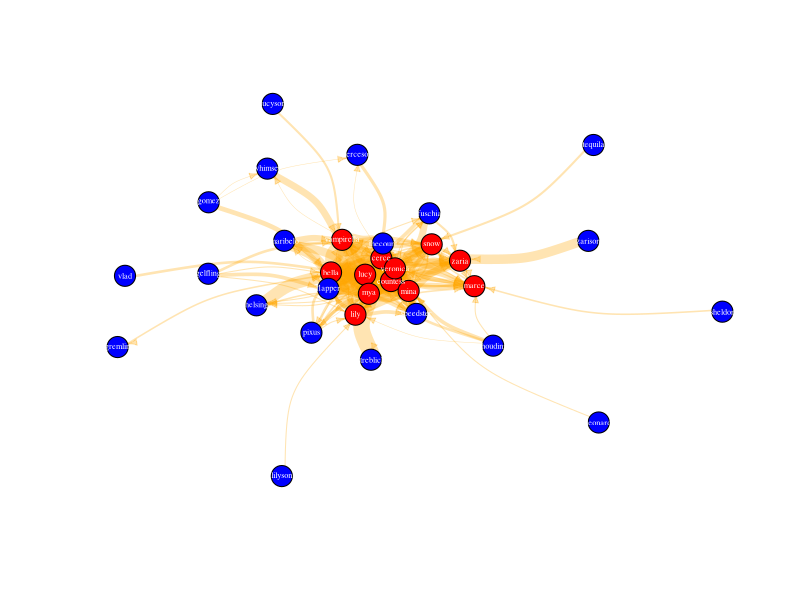

The R script that drew this image:
## ---- chunk 1
knitr::opts_chunk$set(echo = TRUE)
knitr::knit_hooks$set(inline = function(x) {
prettyNum(x, big.mark=",")
})
## ---- chunk 2
if(!require(dplyr)){
  install.packages("dplyr")
  library(dplyr)
}

if(!require(ggplot2)){
  install.packages("ggplot2")
  library(ggplot2)
}

if(!require(here)){
  install.packages("here")
  library(here)
}

if(!require(igraph)){
  install.packages("igraph")
  library(igraph)
}

if(!require(readxl)){
  install.packages("readxl")
  library(readxl)
}

if(!require(rstudioapi)){
  install.packages("rstudioapi")
  library(rstudioapi)
}

if(!require(tidyr)){
  install.packages("tidyr")
  library(tidyr)
}
## ---- chunk 3
rm(list= ls())
## ---- chunk 4
dados1 <- read_excel("dados/dados.xlsx", sheet = "food_sharing_donations") %>%
        mutate(date = as.Date(date, format = "%Y.%m.%d")) %>%
        filter(donation.sec > 0) 
## ---- chunk 5
head(dados1)
tail(dados1)
## ---- chunk 6
str(dados1)
## ---- chunk 7
summary(dados1)
## ---- chunk 8
colnames(dados1)
## ---- chunk 9
unique(dados1$donor)
## ---- chunk 10
unique(dados1$receiver)
## ---- chunk 11
dados2 <- dados1 %>%
        count(donor, receiver, name = "frequency") %>%
        filter(frequency > 0) 
## ---- chunk 12
head(dados2)
tail(dados2)
## ---- chunk 13
str(dados2)
## ---- chunk 14
rede1 <- dados2[, c("donor", "receiver")] %>%
        graph_from_data_frame(directed = TRUE) %>%
        { V(.)$name <- as.character(V(.)$name); . }
## ---- chunk 15
rede1
## ---- chunk 16
nos1 <- read_excel("dados/dados.xlsx", sheet = "vamp_sex_age") %>%
        mutate(name = as.character(name)) %>%
        mutate(age = as.numeric(age))
## ---- chunk 17
str(nos1)
## ---- chunk 18
# Verificar se todos os nós do grafo possuem dados em nos1
missing_nodes <- setdiff(V(rede1)$name, nos1$name)

# Verificando se há nós ausentes e excluindo-os de rede1
if(length(missing_nodes) > 0) {
        print(paste("Os seguintes nós estão ausentes em nos1:", paste(missing_nodes, collapse = ", ")))
        
        # Remover os nós ausentes em nos1 de rede1
        rede2 <- delete_vertices(rede1, V(rede1)[V(rede1)$name %in% missing_nodes])
} else {
        print("Todos os nós têm correspondência em nos1.")
}
## ---- chunk 19
nos2 <- data.frame(name = V(rede2)$name) %>%
        left_join(nos1, by = "name")
## ---- chunk 20
rede2 <- rede2 %>%
        { 
                V(.)$sex <- nos2$sex
                V(.)$age <- nos2$age
                V(.)$age <- round(V(.)$age)
                . 
        }
## ---- chunk 21
rede2
## ---- chunk 22
vertex_attr(rede2)
## ---- chunk 23
rede2 <- rede2 %>%
        { 
                elos1 <- as.data.frame(as_edgelist(.))
                E(.)$weight <- match(paste(elos1$V1, elos1$V2), paste(dados2$donor, dados2$receiver)) %>%
                        sapply(function(x) if(!is.na(x)) dados2$frequency[x] else NA)
                . 
        }
## ---- chunk 24
edge.attributes(rede2)
## ---- chunk 25
E(rede2)$width <- ((E(rede2)$weight - min(E(rede2)$weight)) /
        (max(E(rede2)$weight) - min(E(rede2)$weight)))*30
## ---- chunk 26
V(rede2)$color <- ifelse(is.na(V(rede2)$sex), "gray",    
                         ifelse(V(rede2)$sex == "m", "blue",  
                                ifelse(V(rede2)$sex == "f", "red", "gray")))  
E(rede2)$color <- adjustcolor("orange", alpha = 0.3)       
V(rede2)$label.color <- "white"  
## ---- chunk 27
rede2 <- delete_vertices(rede2, V(rede2)[is.na(V(rede2)$age)])
## ---- chunk 28
layout <- layout_nicely(rede2)
## ---- chunk 29
plot(rede2,
     layout = layout,
     edge.curved = 0.3,
     edge.arrow.size = 0.5,
     edge.width = E(rede2)$width,
     vertex.size = 7,
     vertex.label.cex = 0.5,
     asp = 0)
